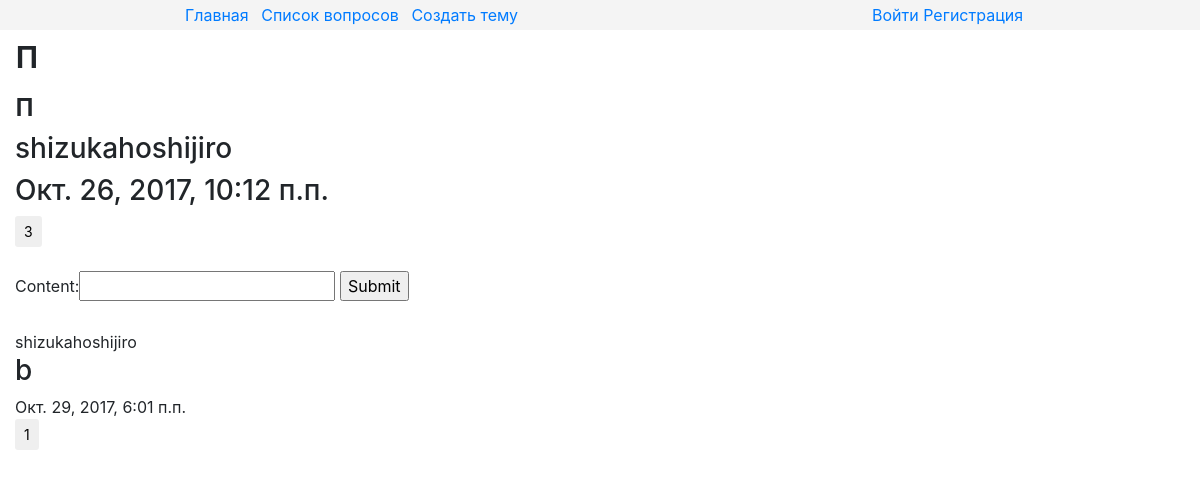
Before: /12/ with the older database file.
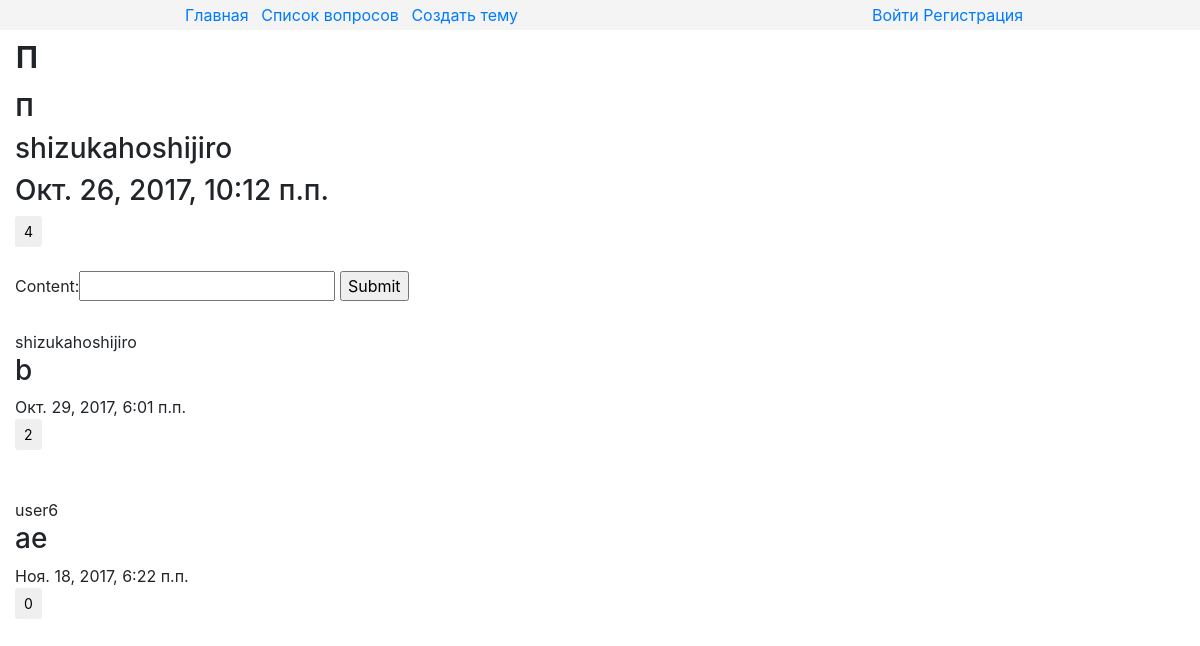
After: the same page with the newer database file.
### core/models.py (models this page shows, shortened)
class Topic(models.Model):
    title = models.CharField(max_length=40)
    description = models.TextField()
    author = models.ForeignKey(settings.AUTH_USER_MODEL, on_delete=PROTECT)
    pub_date = models.DateTimeField(auto_now_add=True)
    update_date = models.DateTimeField(auto_now=True)
    comments = GenericRelation(Comment, related_query_name="comments", content_type_field="model_type")
    likes = GenericRelation(Like,related_query_name="likes", content_type_field="model_type")
    class Meta:
        ordering = ("-pub_date","title")

### comment_app/models.py (models this page shows)
class Comment(models.Model):
    author = models.ForeignKey(settings.AUTH_USER_MODEL,on_delete=PROTECT)
    content = models.CharField(max_length=120)
    pub_date = models.DateTimeField(auto_now_add=True)
    update_date = models.DateTimeField(auto_now=True)
    likes = GenericRelation(Like, related_query_name="likes", content_type_field="model_type")
    model_type = models.ForeignKey(ContentType)
    object_id = models.PositiveIntegerField()
    object = GenericForeignKey("model_type","object_id")
    objects = CustomCommentsQuerySet.as_manager()
    class Meta:
        ordering = ("-pub_date",)

### core/views.py (the view)
# urls.py: url(r"^(?P<pk>\d+)/$", views.TopicDetailView.as_view(), name="detail"),
class TopicDetailView(DetailView):
    model = Topic
    template_name = "core/detail.html"
    def get(self, request, *args, **kwargs):
        self.form = CommentForm
        return super(TopicDetailView, self).get(request,*args,**kwargs)
    def get_context_data(self, **kwargs):
        context = super(TopicDetailView, self).get_context_data(**kwargs)
        context["form"] = self.form
        return context

### comment_app/models.py (called while the page is built)
    def order_by_number_of_likes(self):
        queryset = self.annotate(likes_count=models.Count("likes")).order_by("-likes_count")
        return queryset

### core/templates/core/detail.html (shortened to what this page needs)
{% extends "core/patterns/parents/main.html" %}
{% block content %}
    <h1>{{ object.title }}</h1>
    <h2>{{ object.description }}</h2>
    <h3>{{ object.author }}</h3>
    <h3>{{ object.pub_date }}</h3>
    {% include "core/patterns/includes/like_from/like_form_for_topic.html" %}
    <br>
     <form action="{% url "comment_app:add_comment" %}" method="post">
        {{ form }}
        <input type="submit">
    </form>
    {% for comment in object.comments.all.order_by_number_of_likes %}
        <br>
        <div class="comment">
        {{ comment.author }}
        <h3>{{ comment.content }}</h3>
        {{ comment.pub_date }}
        </div>
        {% include "core/patterns/includes/like_from/like_form_for_comment.html" %}
        <br>
    {% endfor %}
{% endblock %}

### core/templates/core/patterns/parents/main.html (shortened to what this page needs)
{% load staticfiles %}
<!DOCTYPE html>
<html lang="en">
<head>
    {% block main_head %}
    {% block bootstrap_style %} <link rel="stylesheet" href="https://maxcdn.bootstrapcdn.com/bootstrap/4.0.0-beta.2/css/bootstrap.min.css"> {% endblock %}
    {% block default_stylesheet %} <link type="text/css" rel="stylesheet" href="{% static "core/main.css" %}"> {% endblock %}
    {% endblock %}
</head>
<body>
    <div class="main">
    {% block main_body %}
        <div class="header container-fluid"> {% block header %}{% include "core/patterns/includes/header.html" %}{% endblock %} </div>
        <div class="content container-fluid"> {% block content %}{% endblock %} </div>
    {% endblock %}
    </div>
</body>
</html>

### core/templates/core/patterns/includes/header.html (shortened to what this page needs)
<div class="row align-items-center justify-content-around header_row_1">
    <div class="col-auto links ">
          <a href="{% url "core:index" %}">Главная</a>
          <a href="{% url "core:list" page=1 %}">Список вопросов</a>
          <a href="{% url "core:create" %}">Создать тему</a>
    </div>
    <div class="col-auto user_info">
        {% if user.is_authenticated %}
            <div class="user_is_login">
                {{ user.username }}
                <a href="{% url "logout" %}?next={{ request.path }}">Выйти</a>
            </div>
        {% else %}
            <div class="user_is_not_login">
                <a href="{% url "login" %}?next={{ request.path }}">Войти</a>
                <a href="{% url "register" %}?next={{ request.path }}">Регистрация</a>
            </div>
        {% endif %}
    </div>
</div>

### core/templates/core/patterns/includes/like_from/like_form_for_topic.html (shortened to what this page needs)
{% extends "core/patterns/includes/like_from/like_form.html" %}
{% block number_of_likes %}{{ object.likes.count }}{% endblock %}

### core/templates/core/patterns/includes/like_from/like_form.html (shortened to what this page needs)
<div class="like_form">
    <input type="submit" class="btn btn-sm btn-default" value="{% block number_of_likes %}{{ object.likes.count }}{% endblock %}">
</div>

### core/templates/core/patterns/includes/like_from/like_form_for_comment.html (shortened to what this page needs)
{% extends "core/patterns/includes/like_from/like_form.html" %}
{% block number_of_likes %}{{ comment.likes.count }}{% endblock %}

### core/static/core/main.css (style rules this page uses)
.header { min-height: 30px; background-color: #f4f4f4; }
.header_row_1 { min-height:30px; }
.links a { padding-left:8px; }

Changed rows visible on the page:
computed for Topic "shizukahoshijiro": likes.count "3" → "4"
computed for Comment "Окт. 29, 2017, 6:01 п.п.": likes.count "1" → "2"
added Comment: author "user6", content "ae", pub_date "Ноя. 18, 2017, 6:22 п.п.", likes.count "0"
